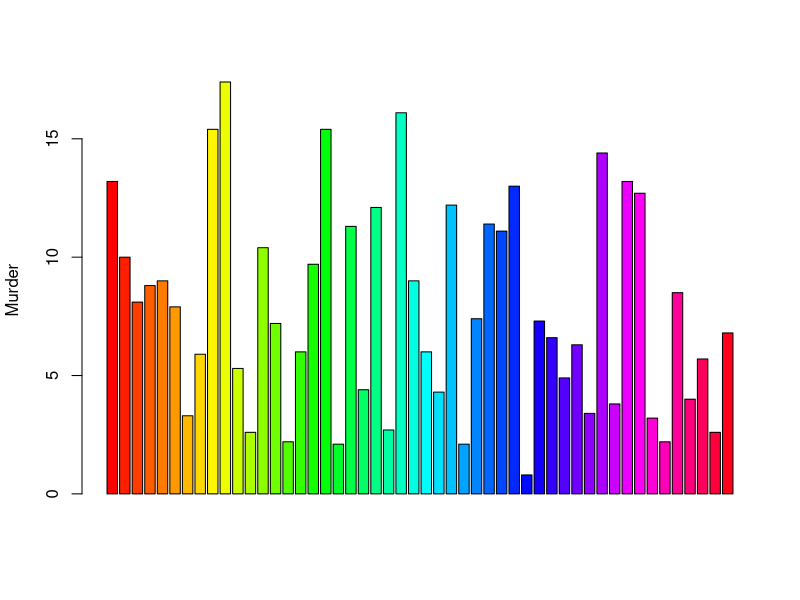

Source code (R):
## ---- chunk 1
df<- midpts <- barplot(USArrests[,"Murder"], 
                      names.arg="",
                      col=rainbow(nrow(USArrests)),
                      ylab="Murder",
                      xlab="", beside=TRUE)
    
 
